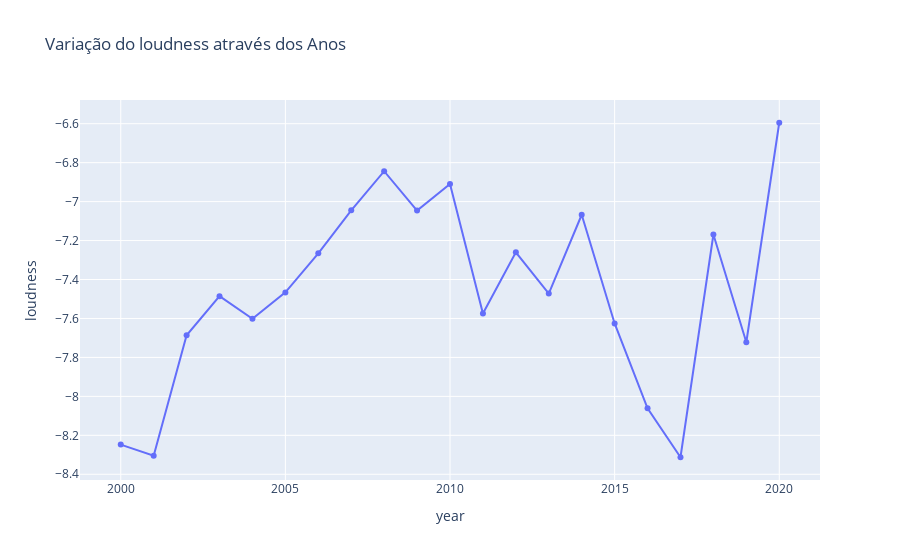

Notebook cell for this chart:
### Markdown cell above
# Análise Exploratória

### Code cell
fig = px.line(df_anos, x='year', y='loudness', markers=True, title='Variação do loudness através dos Anos')
fig.show()

### Figure 1 — Plotly figure (JSON) as saved in the notebook; plotly's stock layout.template omitted (floating-point values rounded to 4 significant figures)
{"data": [{"hovertemplate": "year=%{x}<br>loudness=%{y}<extra></extra>", "legendgroup": "", "line": {"color": "#636efa", "dash": "solid"}, "marker": {"symbol": "circle"}, "mode": "lines+markers", "name": "", "orientation": "v", "showlegend": false, "type": "scatter", "x": [2000, 2001, 2002, 2003, 2004, 2005, 2006, 2007, 2008, 2009, 2010, 2011, 2012, 2013, 2014, 2015, 2016, 2017, 2018, 2019, 2020], "xaxis": "x", "y": [-8.248, -8.305, -7.687, -7.486, -7.602, -7.466, -7.266, -7.045, -6.844, -7.046, -6.91, -7.575, -7.261, -7.472, -7.067, -7.626, -8.061, -8.313, -7.169, -7.722, -6.595], "yaxis": "y"}], "layout": {"legend": {"tracegroupgap": 0}, "title": {"text": "Variação do loudness através dos Anos"}, "xaxis": {"anchor": "y", "domain": [0, 1], "title": {"text": "year"}}, "yaxis": {"anchor": "x", "domain": [0, 1], "title": {"text": "loudness"}}}}
